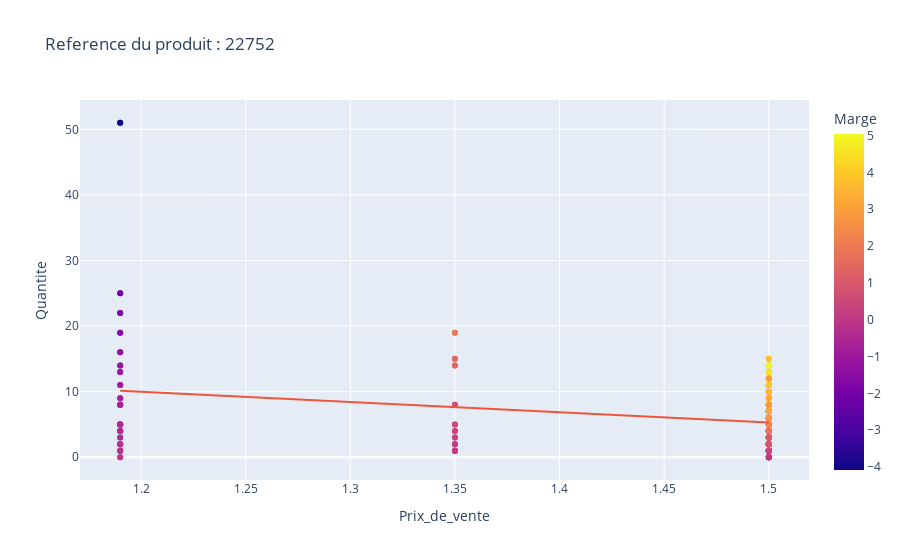
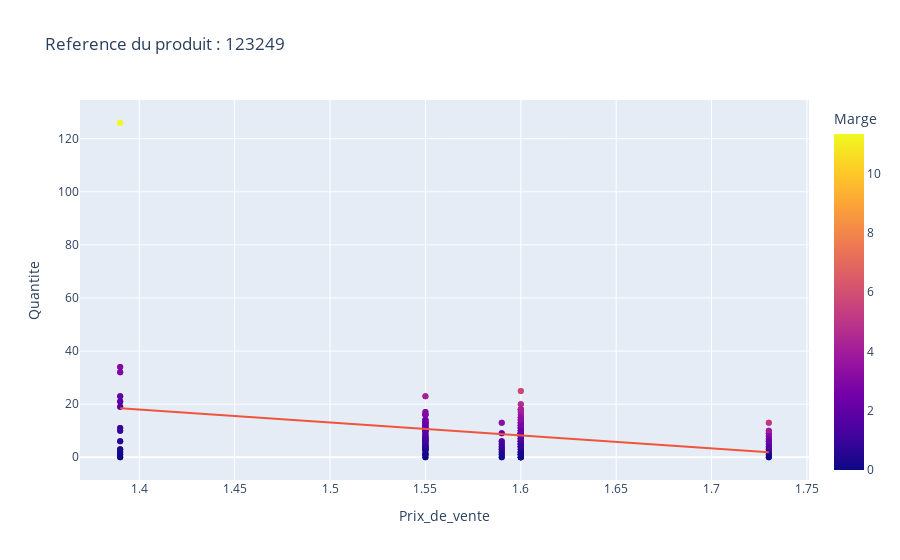
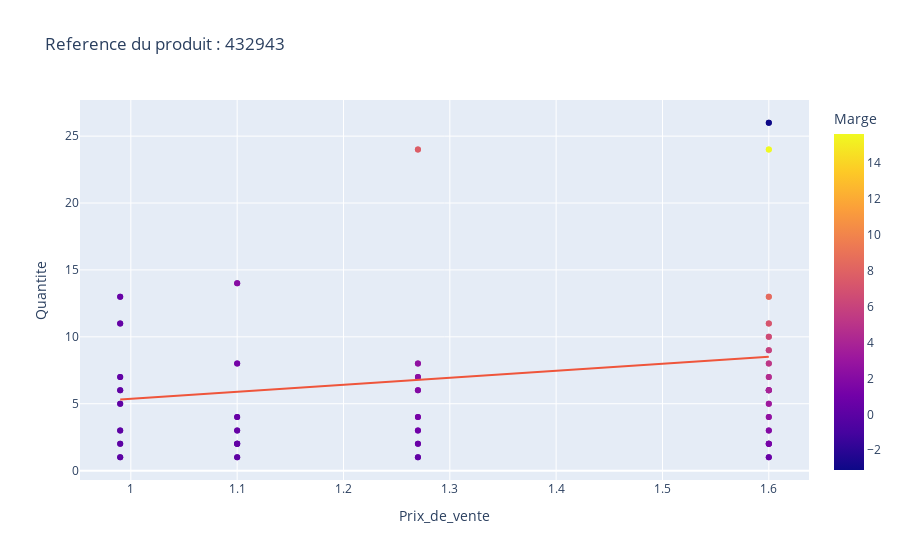
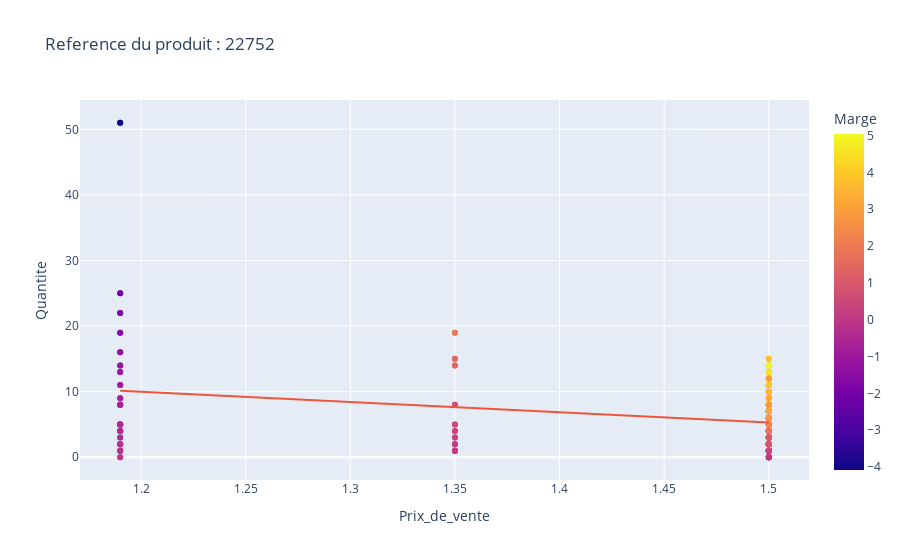

Notebook source saved alongside these figures, in order:
### Code cell
for df in product1, product2, product3, product4:
    fig_PriceVsQuantity = px.scatter(df, x="Prix_de_vente", y="Quantite", color="Marge",
                                     trendline="ols", title="Reference du produit : "+str(df['CODE_PRODUIT'].values[0])+"")
    fig_PriceVsQuantity.show()

### Figure 1 — Plotly figure (JSON) as saved in the notebook; plotly's stock layout.template omitted (floating-point values rounded to 4 significant figures; data arrays with more than 128 entries replaced by an {"elided": "..."} marker saying what was removed)
{"data": [{"hovertemplate": "Prix_de_vente=%{x}<br>Quantite=%{y}<br>Marge=%{marker.color}<extra></extra>", "legendgroup": "", "marker": {"color": {"elided": "236 float values"}, "coloraxis": "coloraxis", "symbol": "circle"}, "mode": "markers", "name": "", "orientation": "v", "showlegend": false, "type": "scatter", "x": {"elided": "236 float values"}, "xaxis": "x", "y": {"elided": "236 int values"}, "yaxis": "y"}, {"hovertemplate": "<b>OLS trendline</b><br>Quantite = -15.6483 * Prix_de_vente + 28.7644<br>R<sup>2</sup>=0.087449<br><br>Prix_de_vente=%{x}<br>Quantite=%{y} <b>(trend)</b><extra></extra>", "legendgroup": "", "marker": {"symbol": "circle"}, "mode": "lines", "name": "", "showlegend": false, "type": "scatter", "x": {"elided": "236 float values"}, "xaxis": "x", "y": {"elided": "236 float values"}, "yaxis": "y"}], "layout": {"coloraxis": {"colorbar": {"title": {"text": "Marge"}}, "colorscale": [[0, "#0d0887"], [0.1111, "#46039f"], [0.2222, "#7201a8"], [0.3333, "#9c179e"], [0.4444, "#bd3786"], [0.5556, "#d8576b"], [0.6667, "#ed7953"], [0.7778, "#fb9f3a"], [0.8889, "#fdca26"], [1, "#f0f921"]]}, "legend": {"tracegroupgap": 0}, "title": {"text": "Reference du produit : 22752"}, "xaxis": {"anchor": "y", "domain": [0, 1], "title": {"text": "Prix_de_vente"}}, "yaxis": {"anchor": "x", "domain": [0, 1], "title": {"text": "Quantite"}}}}

### Figure 2 — Plotly figure (JSON) as saved in the notebook; plotly's stock layout.template omitted (floating-point values rounded to 4 significant figures; data arrays with more than 128 entries replaced by an {"elided": "..."} marker saying what was removed)
{"data": [{"hovertemplate": "Prix_de_vente=%{x}<br>Quantite=%{y}<br>Marge=%{marker.color}<extra></extra>", "legendgroup": "", "marker": {"color": {"elided": "260 float values"}, "coloraxis": "coloraxis", "symbol": "circle"}, "mode": "markers", "name": "", "orientation": "v", "showlegend": false, "type": "scatter", "x": {"elided": "260 float values"}, "xaxis": "x", "y": {"elided": "260 int values"}, "yaxis": "y"}, {"hovertemplate": "<b>OLS trendline</b><br>Quantite = -48.8365 * Prix_de_vente + 86.3505<br>R<sup>2</sup>=0.099895<br><br>Prix_de_vente=%{x}<br>Quantite=%{y} <b>(trend)</b><extra></extra>", "legendgroup": "", "marker": {"symbol": "circle"}, "mode": "lines", "name": "", "showlegend": false, "type": "scatter", "x": {"elided": "260 float values"}, "xaxis": "x", "y": {"elided": "260 float values"}, "yaxis": "y"}], "layout": {"coloraxis": {"colorbar": {"title": {"text": "Marge"}}, "colorscale": [[0, "#0d0887"], [0.1111, "#46039f"], [0.2222, "#7201a8"], [0.3333, "#9c179e"], [0.4444, "#bd3786"], [0.5556, "#d8576b"], [0.6667, "#ed7953"], [0.7778, "#fb9f3a"], [0.8889, "#fdca26"], [1, "#f0f921"]]}, "legend": {"tracegroupgap": 0}, "title": {"text": "Reference du produit : 123249"}, "xaxis": {"anchor": "y", "domain": [0, 1], "title": {"text": "Prix_de_vente"}}, "yaxis": {"anchor": "x", "domain": [0, 1], "title": {"text": "Quantite"}}}}

### Figure 3 — Plotly figure (JSON) as saved in the notebook; plotly's stock layout.template omitted (floating-point values rounded to 4 significant figures)
{"data": [{"hovertemplate": "Prix_de_vente=%{x}<br>Quantite=%{y}<br>Marge=%{marker.color}<extra></extra>", "legendgroup": "", "marker": {"color": [1.3, 0.3, 0.6, 0.24, 0.08, 0.04, 0.12, 0.28, 0.2, 0.44, 0.52, 0.45, 2.1, 0.3, 0.15, 1.2, 1.95, 3.25, 0.65, 2.6, 7.15, 5.2, 2.4, 5.85, 7.68, 0.64, 2.56, 0.32, 2.24, 1.28, 1.92, 0.96, 3.9, 1.3, -3.1, 8.45, 6.5, 4.55, 15.6, 1.3, 0.3, 0.6, 0.24, 0.08, 0.04, 0.12, 0.28, 0.2, 0.44, 0.52, 0.45, 2.1, 0.3, 0.15, 1.2, 1.95, 3.25, 0.65, 2.6, 7.15, 5.2, 2.4, 5.85, 7.68, 0.64, 2.56, 0.32, 2.24, 1.28, 1.92, 0.96, 3.9, 1.3, -3.1, 8.45, 6.5, 4.55, 15.6], "coloraxis": "coloraxis", "symbol": "circle"}, "mode": "markers", "name": "", "orientation": "v", "showlegend": false, "type": "scatter", "x": [1.6, 1.1, 1.1, 0.99, 0.99, 0.99, 0.99, 0.99, 0.99, 0.99, 0.99, 1.1, 1.1, 1.1, 1.1, 1.1, 1.6, 1.6, 1.6, 1.6, 1.6, 1.6, 1.6, 1.6, 1.27, 1.27, 1.27, 1.27, 1.27, 1.27, 1.27, 1.27, 1.6, 1.6, 1.6, 1.6, 1.6, 1.6, 1.6, 1.6, 1.1, 1.1, 0.99, 0.99, 0.99, 0.99, 0.99, 0.99, 0.99, 0.99, 1.1, 1.1, 1.1, 1.1, 1.1, 1.6, 1.6, 1.6, 1.6, 1.6, 1.6, 1.6, 1.6, 1.27, 1.27, 1.27, 1.27, 1.27, 1.27, 1.27, 1.27, 1.6, 1.6, 1.6, 1.6, 1.6, 1.6, 1.6], "xaxis": "x", "y": [2, 2, 4, 6, 2, 1, 3, 7, 5, 11, 13, 3, 14, 2, 1, 8, 3, 5, 1, 4, 11, 8, 6, 9, 24, 2, 8, 1, 7, 4, 6, 3, 6, 2, 26, 13, 10, 7, 24, 2, 2, 4, 6, 2, 1, 3, 7, 5, 11, 13, 3, 14, 2, 1, 8, 3, 5, 1, 4, 11, 8, 6, 9, 24, 2, 8, 1, 7, 4, 6, 3, 6, 2, 26, 13, 10, 7, 24], "yaxis": "y"}, {"hovertemplate": "<b>OLS trendline</b><br>Quantite = 5.2302 * Prix_de_vente + 0.13519<br>R<sup>2</sup>=0.045153<br><br>Prix_de_vente=%{x}<br>Quantite=%{y} <b>(trend)</b><extra></extra>", "legendgroup": "", "marker": {"symbol": "circle"}, "mode": "lines", "name": "", "showlegend": false, "type": "scatter", "x": [0.99, 0.99, 0.99, 0.99, 0.99, 0.99, 0.99, 0.99, 0.99, 0.99, 0.99, 0.99, 0.99, 0.99, 0.99, 0.99, 1.1, 1.1, 1.1, 1.1, 1.1, 1.1, 1.1, 1.1, 1.1, 1.1, 1.1, 1.1, 1.1, 1.1, 1.27, 1.27, 1.27, 1.27, 1.27, 1.27, 1.27, 1.27, 1.27, 1.27, 1.27, 1.27, 1.27, 1.27, 1.27, 1.27, 1.6, 1.6, 1.6, 1.6, 1.6, 1.6, 1.6, 1.6, 1.6, 1.6, 1.6, 1.6, 1.6, 1.6, 1.6, 1.6, 1.6, 1.6, 1.6, 1.6, 1.6, 1.6, 1.6, 1.6, 1.6, 1.6, 1.6, 1.6, 1.6, 1.6, 1.6, 1.6], "xaxis": "x", "y": [5.313, 5.313, 5.313, 5.313, 5.313, 5.313, 5.313, 5.313, 5.313, 5.313, 5.313, 5.313, 5.313, 5.313, 5.313, 5.313, 5.888, 5.888, 5.888, 5.888, 5.888, 5.888, 5.888, 5.888, 5.888, 5.888, 5.888, 5.888, 5.888, 5.888, 6.778, 6.778, 6.778, 6.778, 6.778, 6.778, 6.778, 6.778, 6.778, 6.778, 6.778, 6.778, 6.778, 6.778, 6.778, 6.778, 8.504, 8.504, 8.504, 8.504, 8.504, 8.504, 8.504, 8.504, 8.504, 8.504, 8.504, 8.504, 8.504, 8.504, 8.504, 8.504, 8.504, 8.504, 8.504, 8.504, 8.504, 8.504, 8.504, 8.504, 8.504, 8.504, 8.504, 8.504, 8.504, 8.504, 8.504, 8.504], "yaxis": "y"}], "layout": {"coloraxis": {"colorbar": {"title": {"text": "Marge"}}, "colorscale": [[0, "#0d0887"], [0.1111, "#46039f"], [0.2222, "#7201a8"], [0.3333, "#9c179e"], [0.4444, "#bd3786"], [0.5556, "#d8576b"], [0.6667, "#ed7953"], [0.7778, "#fb9f3a"], [0.8889, "#fdca26"], [1, "#f0f921"]]}, "legend": {"tracegroupgap": 0}, "title": {"text": "Reference du produit : 432943"}, "xaxis": {"anchor": "y", "domain": [0, 1], "title": {"text": "Prix_de_vente"}}, "yaxis": {"anchor": "x", "domain": [0, 1], "title": {"text": "Quantite"}}}}

### Figure 4 — Plotly figure (JSON) as saved in the notebook; plotly's stock layout.template omitted (floating-point values rounded to 4 significant figures; data arrays with more than 128 entries replaced by an {"elided": "..."} marker saying what was removed)
{"data": [{"hovertemplate": "Prix_de_vente=%{x}<br>Quantite=%{y}<br>Marge=%{marker.color}<extra></extra>", "legendgroup": "", "marker": {"color": {"elided": "236 float values"}, "coloraxis": "coloraxis", "symbol": "circle"}, "mode": "markers", "name": "", "orientation": "v", "showlegend": false, "type": "scatter", "x": {"elided": "236 float values"}, "xaxis": "x", "y": {"elided": "236 int values"}, "yaxis": "y"}, {"hovertemplate": "<b>OLS trendline</b><br>Quantite = -15.6483 * Prix_de_vente + 28.7644<br>R<sup>2</sup>=0.087449<br><br>Prix_de_vente=%{x}<br>Quantite=%{y} <b>(trend)</b><extra></extra>", "legendgroup": "", "marker": {"symbol": "circle"}, "mode": "lines", "name": "", "showlegend": false, "type": "scatter", "x": {"elided": "236 float values"}, "xaxis": "x", "y": {"elided": "236 float values"}, "yaxis": "y"}], "layout": {"coloraxis": {"colorbar": {"title": {"text": "Marge"}}, "colorscale": [[0, "#0d0887"], [0.1111, "#46039f"], [0.2222, "#7201a8"], [0.3333, "#9c179e"], [0.4444, "#bd3786"], [0.5556, "#d8576b"], [0.6667, "#ed7953"], [0.7778, "#fb9f3a"], [0.8889, "#fdca26"], [1, "#f0f921"]]}, "legend": {"tracegroupgap": 0}, "title": {"text": "Reference du produit : 22752"}, "xaxis": {"anchor": "y", "domain": [0, 1], "title": {"text": "Prix_de_vente"}}, "yaxis": {"anchor": "x", "domain": [0, 1], "title": {"text": "Quantite"}}}}
